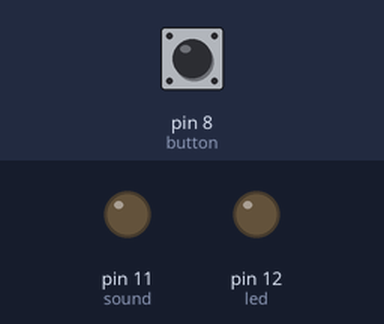
This sketch was run on a simulated Arduino Uno, built with avr-gcc and run on an emulated ATmega328P. On the bench: output pins drawn as LEDs (lit = HIGH). Dashed ring = blinking. Inputs (shaded band) come from the test bench; at power-on: pin 8 (button) LOW.

Above: at 1.2 s.
1.3 s: pin 8 (button) pulled HIGH for 1 s
At 2.5 s:
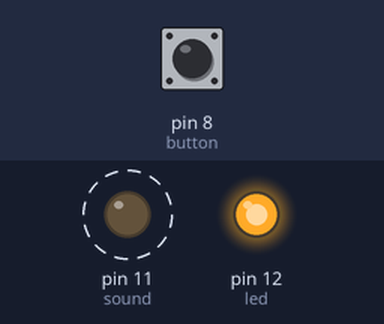
3.8 s: pin 8 (button) pulled HIGH for 0.15 s
At 4.9 s:
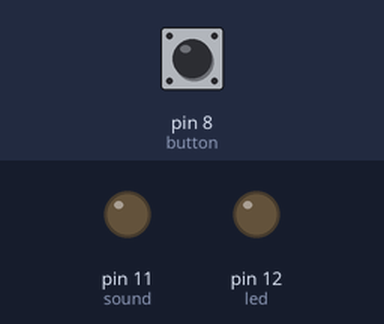
5.4 s: pin 8 (button) pulled HIGH for 3.2 s
At 8.9 s:
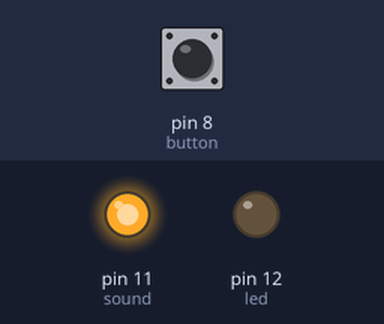
Timing chart, 0 to 10.4 s (numbered marks = the images above; inputs shaded):
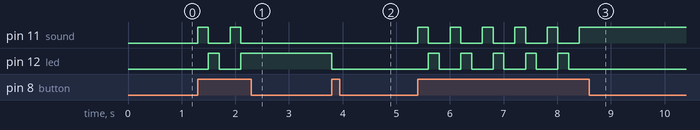

The sketch:

basic_scenario_4.ino
```cpp
// Wiring code generated from an ArduinoML model
// Application name: Basic4

#include <LiquidCrystal.h>
long debounce = 200;

boolean BounceGuard = false;
long LastDebounceTime = 0;

enum STATE {soundOn, ledOn, allOff};
STATE currentState = allOff;

void setup(){
  pinMode(8, INPUT);  // button [Sensor]
  pinMode(12, OUTPUT); // led [Actuator]
  pinMode(11, OUTPUT); // sound [Actuator]
}

void loop() {
	switch(currentState){
		case soundOn:
			digitalWrite(11,HIGH);
			digitalWrite(12,LOW);
			BounceGuard = millis() - LastDebounceTime > debounce;
			if((digitalRead(8) == HIGH) && BounceGuard) {
				LastDebounceTime = millis();
				currentState = ledOn;
			}
		break;
		case ledOn:
			digitalWrite(11,LOW);
			digitalWrite(12,HIGH);
			BounceGuard = millis() - LastDebounceTime > debounce;
			if((digitalRead(8) == HIGH) && BounceGuard) {
				LastDebounceTime = millis();
				currentState = allOff;
			}
		break;
		case allOff:
			digitalWrite(11,LOW);
			digitalWrite(12,LOW);
			BounceGuard = millis() - LastDebounceTime > debounce;
			if((digitalRead(8) == HIGH) && BounceGuard) {
				LastDebounceTime = millis();
				currentState = soundOn;
			}
		break;
	}
}
```

Measured:
- after the input at 1.3 s, pin 11 (sound): alternates HIGH for 0.20 s and LOW for 0.40 s, 4 changes in all, then stays LOW, starting at once; pin 12 (led): LOW → HIGH after 0.20 s, → LOW 0.20 s later, → HIGH 0.40 s later
- after the input at 3.8 s, pin 12 (led): HIGH → LOW at once
- after the input at 5.4 s, pin 11 (sound): alternates HIGH for 0.20 s and LOW for 0.40 s, 11 changes in all, then stays HIGH, starting at once; pin 12 (led): alternates HIGH for 0.20 s and LOW for 0.40 s, 10 changes in all, then stays LOW, starting after 0.20 s
